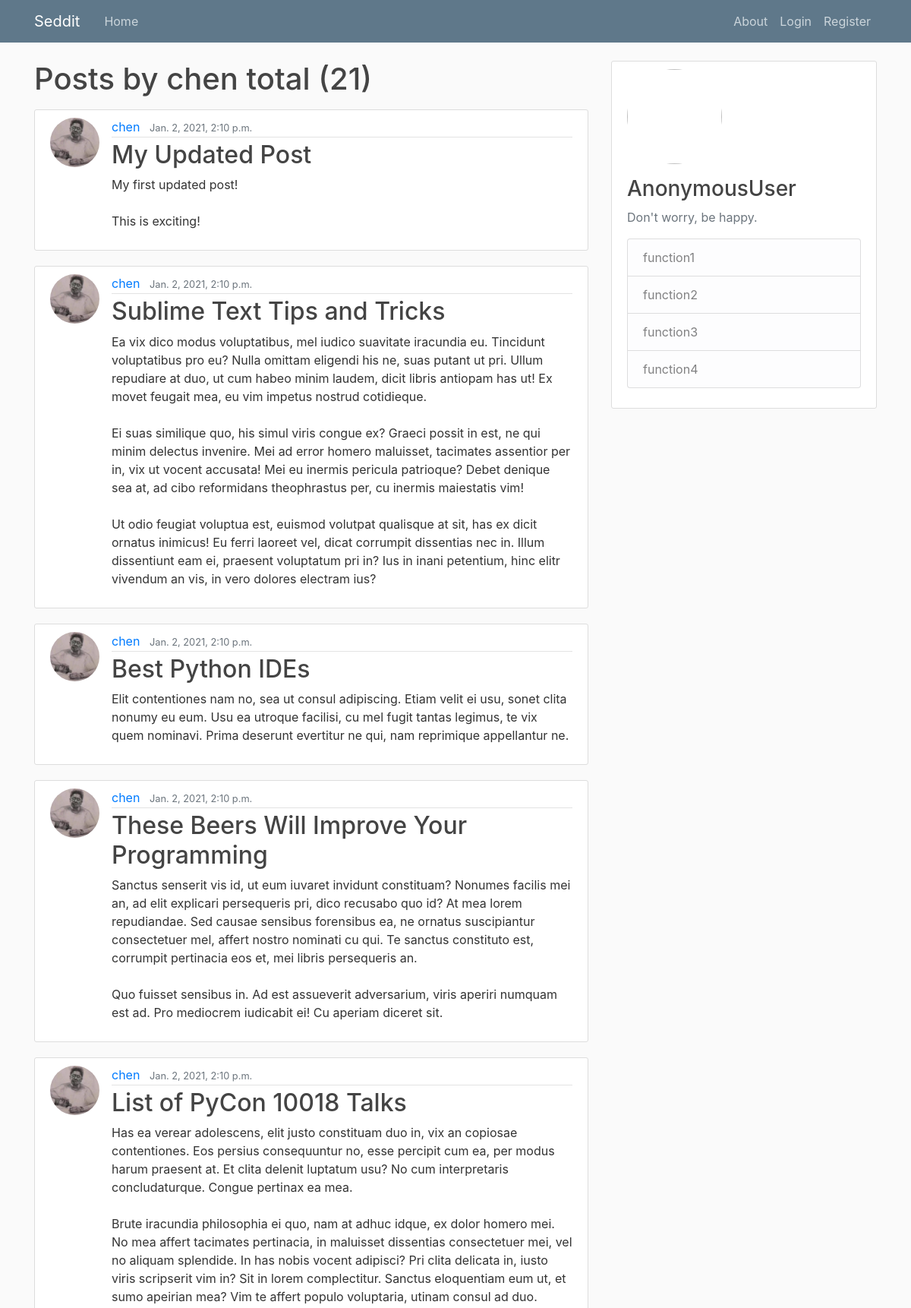
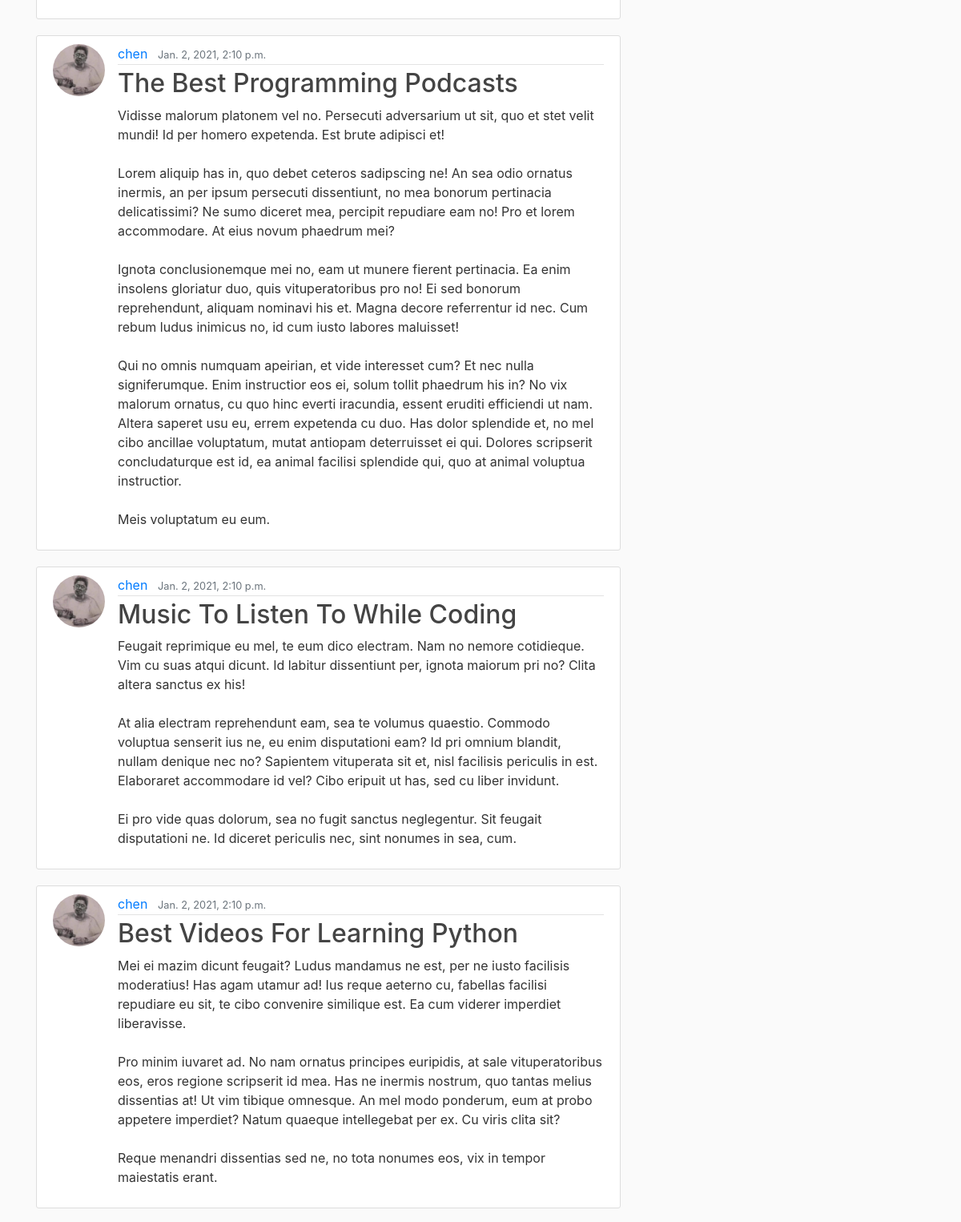
Screenshot of /user/chen (upper part) with the database file from the repository (2 pictures, top to bottom).
### blog/models.py (models this page shows, shortened)
class Post(models.Model):
    title = models.CharField(max_length=100)
    content = models.TextField()
    date_posted = models.DateTimeField(default=timezone.now())
    author = models.ForeignKey(User, on_delete=models.CASCADE)

### users/models.py (models this page shows, shortened)
class Profile(models.Model):
    user = models.OneToOneField(User, on_delete=models.CASCADE)
    image = models.ImageField(default='default.jpg', upload_to='profile_pics')

### blog/views.py (the view)
# urls.py: path('user/<str:username>', UserPostListView.as_view(), name='user-posts'),
class UserPostListView(ListView):
    model = Post
    template_name = 'blog/user_posts.html'
    context_object_name = 'posts'
    paginate_by = 10
    def get_queryset(self):
        user = get_object_or_404(User, username=self.kwargs.get('username'))
        return Post.objects.filter(author=user).order_by('-date_posted')

### blog/templates/blog/user_posts.html
{% extends "blog/home.html" %}
{% block aaaaa %}
    <h1 class="mb-3">Posts by {{ view.kwargs.username }} total ({{ page_obj.paginator.count }})</h1>
{% endblock aaaaa %}

### blog/templates/blog/home.html (shortened to what this page needs)
{% extends "blog/base.html" %}
{% block content %}
    {% block aaaaa %}
    {% endblock aaaaa %}
    {% for post in posts %}
        <article class="media content-section">
          <img class="rounded-circle article-img" src="{{ post.author.profile.image.url }}">
          <div class="media-body">
            <div class="article-metadata">
                <a class="mr-2" href="{% url 'user-posts' post.author.username %}">{{ post.author }}</a>
              <small class="text-muted">{{ post.date_posted }}</small>
            </div>
            <h2><a class="article-title" href="{% url 'post-detail' post.id %}">{{ post.title }}</a></h2>
            <p class="article-content">{{ post.content }}</p>
          </div>
        </article>
    {% endfor %}
{% endblock content%}

### blog/static/blog/main.css (style rules this page uses)
body { background: #fafafa; color: #333333; margin-top: 5rem; }
h1, h2, h3, h4, h5, h6 { color: #444444; }
.content-section { background: #ffffff; padding: 10px 20px; border: 1px solid #dddddd; border-radius: 3px; margin-bottom: 20px; }
.article-title { color: #444444; }
.article-content { white-space: pre-line; }
.article-img { height: 65px; width: 65px; margin-right: 16px; }
.article-metadata { padding-bottom: 1px; margin-bottom: 4px; border-bottom: 1px solid #e3e3e3 }

### rows the page displays
Post: author.profile.image (picture), author "chen", date_posted "Jan. 2, 2021, 2:10 p.m.", title "My Updated Post", content "My first updated post! This is exciting!"
Post: author.profile.image (picture), author "chen", date_posted "Jan. 2, 2021, 2:10 p.m.", title "Sublime Text Tips and Tricks", content "Ea vix dico modus voluptatibus, mel iudico suavitate iracundia eu. Tincidunt voluptatibus pro eu? Nulla omittam eligendi his ne, suas putant ut pri. Ullum repudiare at duo, ut cum habeo minim laudem, dicit libris antiopam has ut! Ex movet feugait mea, eu vim impetus nostrud cotidieque. Ei suas similique quo, his simul viris congue ex? Graeci possit in est, ne qui minim delectus invenire. Mei ad error homero maluisset, tacimates assentior per in, vix ut vocent accusata! Mei eu inermis pericula patrioque? Debet denique sea at, ad cibo reformidans theophrastus per, cu inermis maiestatis vim! Ut odio feugiat voluptua est, euismod volutpat qualisque at sit, has ex dicit ornatus inimicus! Eu…"
Post: author.profile.image (picture), author "chen", date_posted "Jan. 2, 2021, 2:10 p.m.", title "Best Python IDEs", content "Elit contentiones nam no, sea ut consul adipiscing. Etiam velit ei usu, sonet clita nonumy eu eum. Usu ea utroque facilisi, cu mel fugit tantas legimus, te vix quem nominavi. Prima deserunt evertitur ne qui, nam reprimique appellantur ne."
Post: author.profile.image (picture), author "chen", date_posted "Jan. 2, 2021, 2:10 p.m.", title "These Beers Will Improve Your Programming", content "Sanctus senserit vis id, ut eum iuvaret invidunt constituam? Nonumes facilis mei an, ad elit explicari persequeris pri, dico recusabo quo id? At mea lorem repudiandae. Sed causae sensibus forensibus ea, ne ornatus suscipiantur consectetuer mel, affert nostro nominati cu qui. Te sanctus constituto est, corrumpit pertinacia eos et, mei libris persequeris an. Quo fuisset sensibus in. Ad est assueverit adversarium, viris aperiri numquam est ad. Pro mediocrem iudicabit ei! Cu aperiam diceret sit."
Post: author.profile.image (picture), author "chen", date_posted "Jan. 2, 2021, 2:10 p.m.", title "List of PyCon 10018 Talks", content "Has ea verear adolescens, elit justo constituam duo in, vix an copiosae contentiones. Eos persius consequuntur no, esse percipit cum ea, per modus harum praesent at. Et clita delenit luptatum usu? No cum interpretaris concludaturque. Congue pertinax ea mea. Brute iracundia philosophia ei quo, nam at adhuc idque, ex dolor homero mei. No mea affert tacimates pertinacia, in maluisset dissentias consectetuer mei, vel no aliquam splendide. In has nobis vocent adipisci? Pri clita delicata in, iusto viris scripserit vim in? Sit in lorem complectitur. Sanctus eloquentiam eum ut, et sumo apeirian mea? Vim te affert populo voluptaria, utinam consul ad duo."
Post: author.profile.image (picture), author "chen", date_posted "Jan. 2, 2021, 2:10 p.m.", title "The Best Programming Podcasts", content "Vidisse malorum platonem vel no. Persecuti adversarium ut sit, quo et stet velit mundi! Id per homero expetenda. Est brute adipisci et! Lorem aliquip has in, quo debet ceteros sadipscing ne! An sea odio ornatus inermis, an per ipsum persecuti dissentiunt, no mea bonorum pertinacia delicatissimi? Ne sumo diceret mea, percipit repudiare eam no! Pro et lorem accommodare. At eius novum phaedrum mei? Ignota conclusionemque mei no, eam ut munere fierent pertinacia. Ea enim insolens gloriatur duo, quis vituperatoribus pro no! Ei sed bonorum reprehendunt, aliquam nominavi his et. Magna decore referrentur id nec. Cum rebum ludus inimicus no, id cum iusto labores maluisset! Qui no omnis numquam…"
Post: author.profile.image (picture), author "chen", date_posted "Jan. 2, 2021, 2:10 p.m.", title "Music To Listen To While Coding", content "Feugait reprimique eu mel, te eum dico electram. Nam no nemore cotidieque. Vim cu suas atqui dicunt. Id labitur dissentiunt per, ignota maiorum pri no? Clita altera sanctus ex his! At alia electram reprehendunt eam, sea te volumus quaestio. Commodo voluptua senserit ius ne, eu enim disputationi eam? Id pri omnium blandit, nullam denique nec no? Sapientem vituperata sit et, nisl facilisis periculis in est. Elaboraret accommodare id vel? Cibo eripuit ut has, sed cu liber invidunt. Ei pro vide quas dolorum, sea no fugit sanctus neglegentur. Sit feugait disputationi ne. Id diceret periculis nec, sint nonumes in sea, cum."
Post: author.profile.image (picture), author "chen", date_posted "Jan. 2, 2021, 2:10 p.m.", title "Best Videos For Learning Python", content "Mei ei mazim dicunt feugait? Ludus mandamus ne est, per ne iusto facilisis moderatius! Has agam utamur ad! Ius reque aeterno cu, fabellas facilisi repudiare eu sit, te cibo convenire similique est. Ea cum viderer imperdiet liberavisse. Pro minim iuvaret ad. No nam ornatus principes euripidis, at sale vituperatoribus eos, eros regione scripserit id mea. Has ne inermis nostrum, quo tantas melius dissentias at! Ut vim tibique omnesque. An mel modo ponderum, eum at probo appetere imperdiet? Natum quaeque intellegebat per ex. Cu viris clita sit? Reque menandri dissentias sed ne, no tota nonumes eos, vix in tempor maiestatis erant."

### other values shown
{{ view.kwargs.username }} "chen"
{{ page_obj.paginator.count }} "21"
{{ user }} "AnonymousUser"
